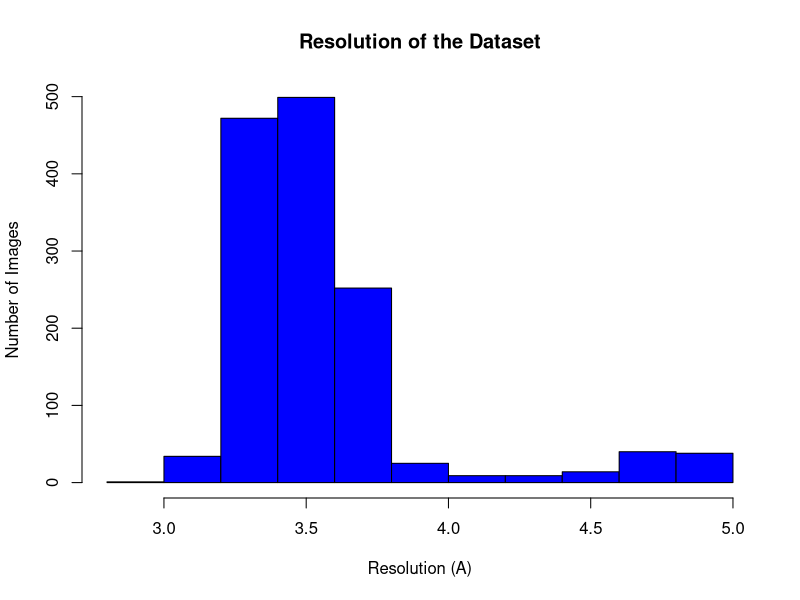
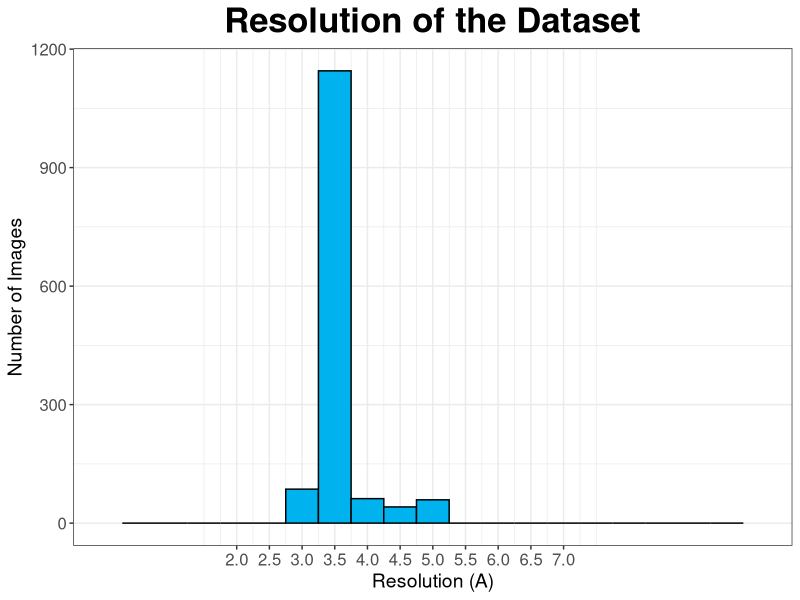

Here is the R script that generated these plots, in order:
library(ggplot2)
library(ggthemes)

data1 <- read.table('rlnres.dat')

## Old way og Making Histogram problem setting xlim

hist(data1$V1,main="Resolution of the Dataset",
     xlab = "Resolution (A)",
     ylab="Number of Images",
     col="blue",
     #xlim <- c(1,10),
     breaks=10
    )

## Using ggplot2

barfill <-"deepskyblue2"
barlines <-"black"
g1 = ggplot(data=data1,aes(x=data1$V1))+ geom_histogram(binwidth=0.5,fill=barfill,colour=barlines)+
     scale_x_continuous(name="Resolution (A)",
                        breaks=seq(2,7,0.5),
                        limits=c(0,10))+
     scale_y_continuous(name="Number of Images")+theme_bw()+
     ggtitle("Resolution of the Dataset")+theme(plot.title = element_text(hjust = 0.5,face = 'bold',size=25))+
      theme(axis.text.x = element_text(size=12))+
      theme(axis.text.y = element_text(size=12))+
      theme(axis.title.x = element_text(size=14))+
      theme(axis.title.y = element_text(size = 14))
#font size of the axis numbers
g1

       



